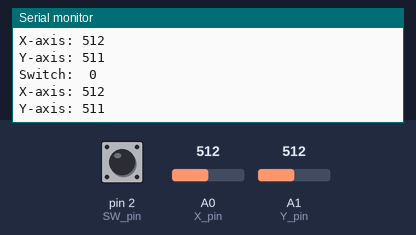
A sketch run on a simulated Arduino Uno, built with avr-gcc and run on an emulated ATmega328P. Parts: the last lines printed to the serial monitor. Inputs (shaded band) come from the test bench; at power-on: A0 (X_pin) = 512, A1 (Y_pin) = 512, pin 2 (SW_pin) HIGH.

Above: at 1.3 s.
1.4 s: A0 (X_pin) set to 716
At 1.82 s:
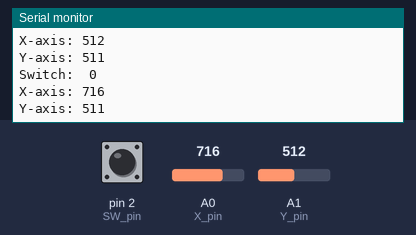
2.9 s: A1 (Y_pin) set to 716
At 3.32 s:
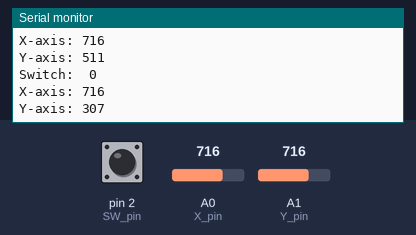
4.4 s: pin 2 (SW_pin) pulled LOW for 0.6 s
6.5 s: A0 (X_pin) set to 900
At 6.83 s:
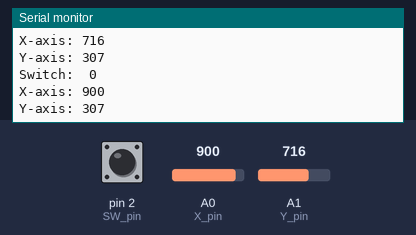
8.0 s: A1 (Y_pin) set to 900
At 8.33 s:
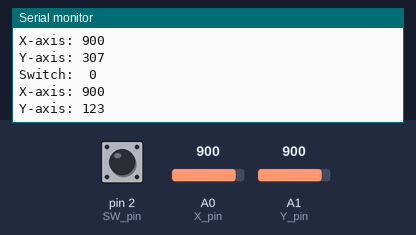
Timing chart, 0 to 10.5 s (numbered marks = the images above; inputs shaded):
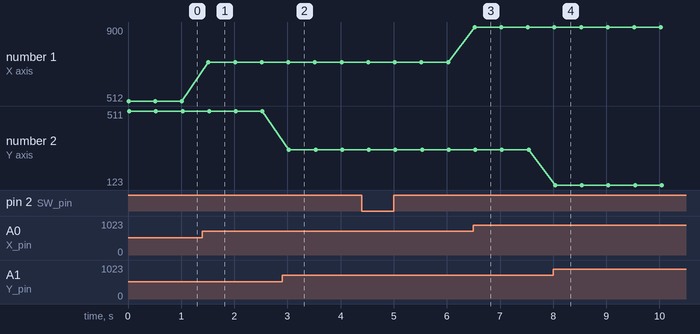

The sketch:

sketch_feb13a.ino
```cpp
/*
 *  Video Link:
 *  https://youtu.be/eOhj6oTI3SU
 */

// Arduino pin numbers
const int SW_pin = 2; // digital pin connected to switch output
const int X_pin = 0; // analog pin connected to X output
const int Y_pin = 1; // analog pin connected to Y output

void setup() {
  pinMode(SW_pin, INPUT);
  digitalWrite(SW_pin, HIGH);
  Serial.begin(9600);
}

void loop() {
  Serial.print("Switch:  ");
  Serial.print(digitalRead(SW_pin) == 0 ? 1 : 0);
  Serial.print("\n");
  Serial.print("X-axis: ");
  Serial.print(analogRead(X_pin));
  Serial.print("\n");
  Serial.print("Y-axis: ");
  Serial.println(1023 - analogRead(Y_pin));
  Serial.print("\n\n");
  delay(500);
}


// down   Y_pin     0
// up     Y_pin     1023
// left   X_pin     0
// right  X_PIN     1023
// button pressed   1
// button !presseed 0
```

Measured:
- after the input at 1.4 s, the serial monitor: prints a new line after 0.11 s (image 1)
- after the input at 2.9 s, the serial monitor: prints a new line after 0.13 s (image 2)
- after the input at 6.5 s, the serial monitor: prints a new line at once (image 3)
- after the input at 8.0 s, the serial monitor: prints a new line at once (image 4)
- plotted number 1: 512 → 716 after the input at 1.4 s, 716 → 900 after the input at 6.5 s
- plotted number 2: 511 → 307 after the input at 2.9 s, 307 → 123 after the input at 8.0 s
